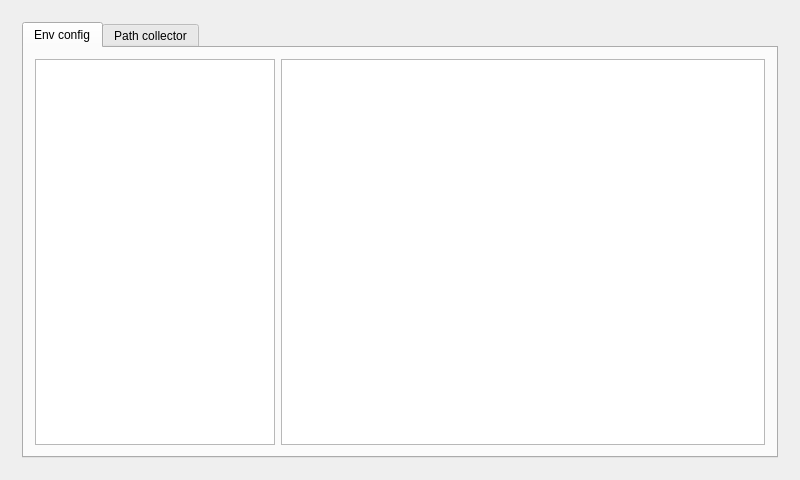
<?xml version="1.0" encoding="UTF-8"?>
<ui version="4.0">
 <class>MainWindow</class>
 <widget class="QMainWindow" name="MainWindow">
  <property name="geometry">
   <rect>
    <x>0</x>
    <y>0</y>
    <width>800</width>
    <height>480</height>
   </rect>
  </property>
  <property name="windowTitle">
   <string>MainWindow</string>
  </property>
  <widget class="QWidget" name="centralWidget">
   <layout class="QHBoxLayout" name="horizontalLayout">
    <item>
     <widget class="QStackedWidget" name="stackedWidget">
      <property name="currentIndex">
       <number>0</number>
      </property>
      <widget class="QWidget" name="page">
       <layout class="QHBoxLayout" name="horizontalLayout_2">
        <item>
         <widget class="QTabWidget" name="tabWidget">
          <property name="currentIndex">
           <number>0</number>
          </property>
          <widget class="QWidget" name="tab">
           <attribute name="title">
            <string>Env config</string>
           </attribute>
           <layout class="QHBoxLayout" name="horizontalLayout_5">
            <item>
             <widget class="QTreeView" name="treeView">
              <property name="maximumSize">
               <size>
                <width>240</width>
                <height>16777215</height>
               </size>
              </property>
             </widget>
            </item>
            <item>
             <widget class="QTableView" name="tableView"/>
            </item>
           </layout>
          </widget>
          <widget class="QWidget" name="tab_2">
           <attribute name="title">
            <string>Path collector</string>
           </attribute>
           <layout class="QVBoxLayout" name="verticalLayout_2">
            <item>
             <widget class="QComboBox" name="comboBox"/>
            </item>
            <item>
             <widget class="QListView" name="listView"/>
            </item>
            <item>
             <widget class="QTableView" name="tableView_2"/>
            </item>
           </layout>
          </widget>
         </widget>
        </item>
       </layout>
      </widget>
      <widget class="QWidget" name="page_2">
       <layout class="QHBoxLayout" name="horizontalLayout_4"/>
      </widget>
     </widget>
    </item>
   </layout>
  </widget>
 </widget>
 <layoutdefault spacing="6" margin="11"/>
 <resources/>
 <connections/>
</ui>
